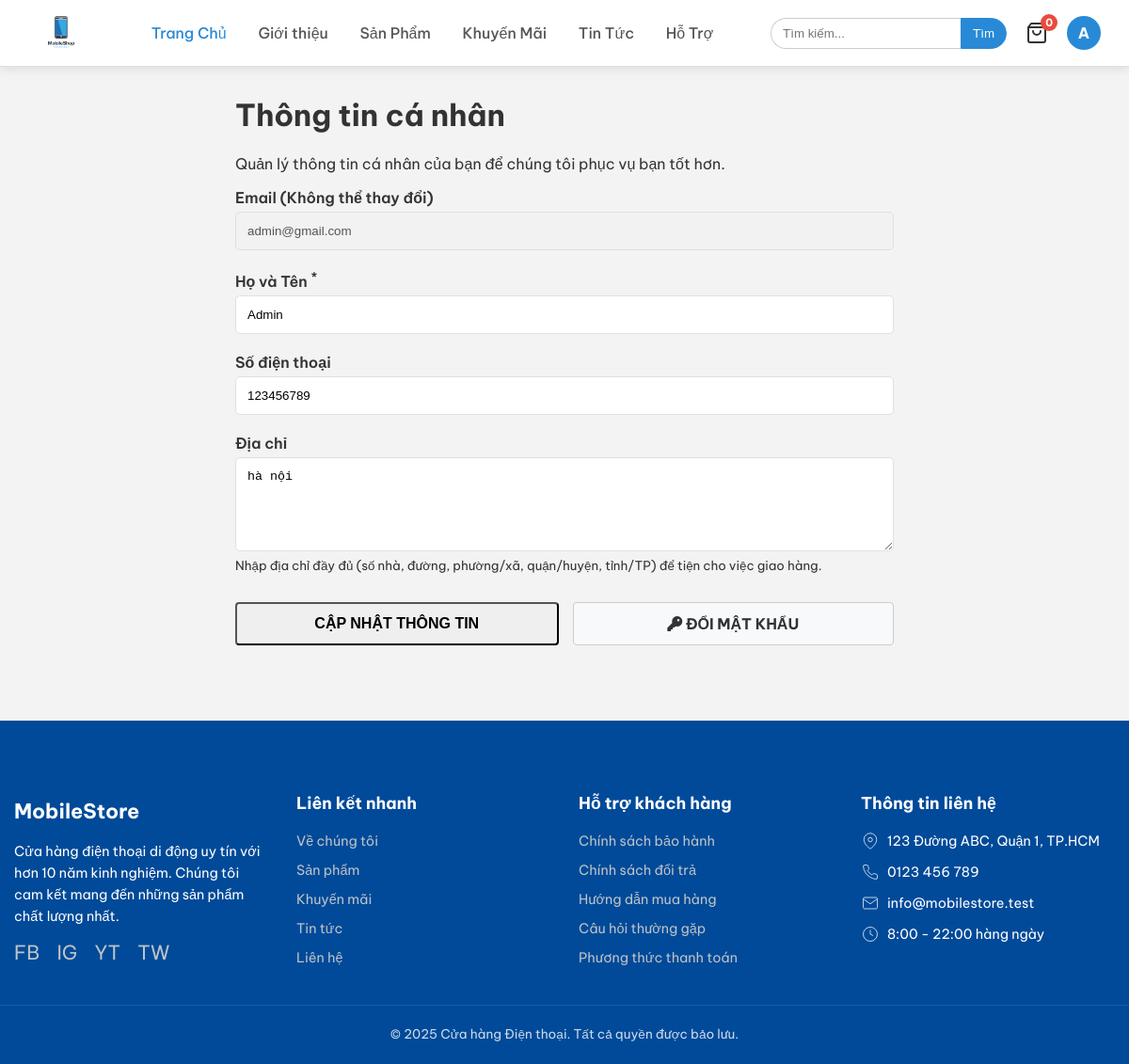
/public/user/profile (signed in), run on the app's committed database.
### tables this page shows
CREATE TABLE `users` (
  `id` int(11) NOT NULL,
  `full_name` varchar(100) NOT NULL,
  `email` varchar(100) NOT NULL,
  `password` varchar(255) NOT NULL,
  `phone` varchar(20) DEFAULT NULL,
  `address` text DEFAULT NULL,
  `is_admin` tinyint(1) NOT NULL DEFAULT 0,
  `created_at` timestamp NOT NULL DEFAULT current_timestamp(),
  `reset_token` varchar(255) DEFAULT NULL,
  `reset_token_expiry` datetime DEFAULT NULL,
  `remember_token` varchar(64) DEFAULT NULL
);

### app/core/App.php (called while the page is built, shortened)
<?php
class App
{
    protected $method = 'index';
    public function __construct()
    {
        $url = $this->parseUrl();
        if (isset($url[0])) {
            if (file_exists('../app/Controllers/' . ucfirst($url[0]) . 'Controller.php')) {
                unset($url[0]);
            } else {
                require_once '../app/Controllers/ErrorsController.php';
                $this->controller = 'ErrorsController';
            }
        }
        $this->controller = new $this->controller;
        if (isset($url[1])) {
            if (method_exists($this->controller, $url[1])) {
                $this->method = $url[1];
                unset($url[1]);
            }
        }
        $this->params = $url ? array_values($url) : [];
        call_user_func_array([$this->controller, $this->method], $this->params);
    }
    public function parseUrl()
    {
        if (isset($_GET['url'])) {
            $url = rtrim($_GET['url'], '/');
            $url = filter_var($url, FILTER_SANITIZE_URL);
            $url = explode('/', $url);
            return $url;
        }
        return [];
    }
}

### public/index.php (called while the page is built, shortened)
<?php
$app = new App();

### app/core/Database.php (called while the page is built, shortened)
<?php
class Database
{
    private $host = DB_HOST;
    private $user = DB_USER;
    private $pass = DB_PASS;
    private $dbname = DB_NAME;
    public $dbh;
    private $stmt;
    public function __construct()
    {
        $dsn = 'mysql:host=' . $this->host . ';dbname=' . $this->dbname;
        $options = [
            PDO::ATTR_PERSISTENT => true,
            PDO::ATTR_ERRMODE => PDO::ERRMODE_EXCEPTION,
            PDO::ATTR_DEFAULT_FETCH_MODE => PDO::FETCH_ASSOC,
            PDO::MYSQL_ATTR_INIT_COMMAND => 'SET NAMES utf8'
        ];
        try {
            $this->dbh = new PDO($dsn, $this->user, $this->pass, $options);
        } catch (PDOException $e) {
            $this->error = $e->getMessage();
            echo $this->error;
        }
    }
    public function query($sql)
    {
        $this->stmt = $this->dbh->prepare($sql);
    }
    public function bind($param, $value, $type = null)
    {
        if (is_null($type)) {
            switch (true) {
                case is_int($value):
                    $type = PDO::PARAM_INT;
                    break;
            }
        }
        $this->stmt->bindValue($param, $value, $type);
    }
    public function execute()
    {
        return $this->stmt->execute();
    }
    public function single()
    {
        $this->execute();
        return $this->stmt->fetch();
    }
}

### app/Models/UserModel.php (called while the page is built, shortened)
<?php
class UserModel
{
    private $db;
    public function __construct()
    {
        $this->db = new Database;
    }
    public function getUserById($id)
    {
        $this->db->query('SELECT * FROM users WHERE id = :id');
        $this->db->bind(':id', $id);
        $row = $this->db->single();
        return $row;
    }
}

### app/Views/user_profile.php (the view, shortened to what this page needs)
<div class="static-page-container" style="max-width: 700px; margin: 20px auto;">
    <h1><?php echo $data['title']; ?></h1>
    <p>Quản lý thông tin cá nhân của bạn để chúng tôi phục vụ bạn tốt hơn.</p>
    <form action="<?php echo URLROOT; ?>/user/profile" method="POST">
        <div class="form-group">
            <label for="email">Email (Không thể thay đổi)</label>
            <input type="email" name="email" id="email"
                value="<?php echo htmlspecialchars($data['user']['email']); ?>" disabled>
        </div>
        <div class="form-group">
            <label for="full_name">Họ và Tên <sup>*</sup></label>
            <input type="text" name="full_name" id="full_name"
                value="<?php echo htmlspecialchars($data['user']['full_name']); ?>" required>
        </div>
        <div class="form-group">
            <label for="phone">Số điện thoại</label>
            <input type="text" name="phone" id="phone"
                value="<?php echo htmlspecialchars($data['user']['phone']); ?>">
        </div>
        <div class="form-group">
            <label for="address">Địa chỉ</label>
            <textarea name="address" id="address"><?php echo htmlspecialchars($data['user']['address']); ?></textarea>
            <small>Nhập địa chỉ đầy đủ (số nhà, đường, phường/xã, quận/huyện, tỉnh/TP) để tiện cho việc giao hàng.</small>
        </div>
        <div style="display: flex; gap: 15px; align-items: center; margin-top: 30px;">
            <button type="submit" class="btn btn-primary" style="font-size: 1rem; padding: 12px 20px;">
                Cập nhật thông tin
            </button>
            <a href="<?php echo URLROOT; ?>/user/change_password" class="btn" style="background: #f8f9fa; color: #333; border: 1px solid #ccc; text-decoration: none; padding: 12px 20px; font-size: 1rem; border-radius: 4px;">
                <i class="fas fa-key"></i> Đổi mật khẩu
            </a>
        </div>
    </form>
</div>

### public/css/style.css (style rules this page uses)
:root { --primary-color: #288ad6; --primary-dark: #1b6cb8; --text-color: #333; --bg-color: #f3f3f3; --white: #fff; --red: #d0021b; --orange: #ff9f00; --green: #28a745; --border-color: #e0e0e0; --shadow: 0 2px 10px rgba(0, 0, 0, 0.1); }
body { font-family: "Be Vietnam Pro", sans-serif; background-color: var(--bg-color); color: var(--text-color); margin: 0; padding: 0; }
.btn { flex: 1; padding: 15px; border-radius: 4px; font-weight: bold; text-transform: uppercase; font-size: 16px; cursor: pointer; text-align: center; transition: 0.3s; }
.form-group { margin-bottom: 20px; }
.form-group label { display: block; margin-bottom: 5px; font-weight: 600; }
.form-group input[type="text"], .form-group input[type="email"], .form-group select, .form-group textarea { width: 100%; padding: 12px; border: 1px solid var(--border-color); border-radius: 5px; box-sizing: border-box; }
.form-group textarea { min-height: 150px; resize: vertical; }

### app/Views/user_profile.php (style rules this page uses)
.form-group { margin-bottom: 20px; }
.form-group label { display: block; margin-bottom: 5px; font-weight: 600; }
.form-group input[type="text"], .form-group input[type="email"], .form-group textarea { width: 100%; padding: 12px; border: 1px solid var(--border-color); border-radius: 5px; box-sizing: border-box; }
.form-group textarea { min-height: 100px; resize: vertical; }

### data on the page
users: email "admin@gmail.com", full_name "Admin", phone "123456789", address "hà nội"

### other printed values
$cart_total_quantity "0"
substr($_SESSION['user_name'], 0, 1) "A"
$data['title'] "Thông tin cá nhân"
SITENAME "Cửa hàng Điện thoại"
